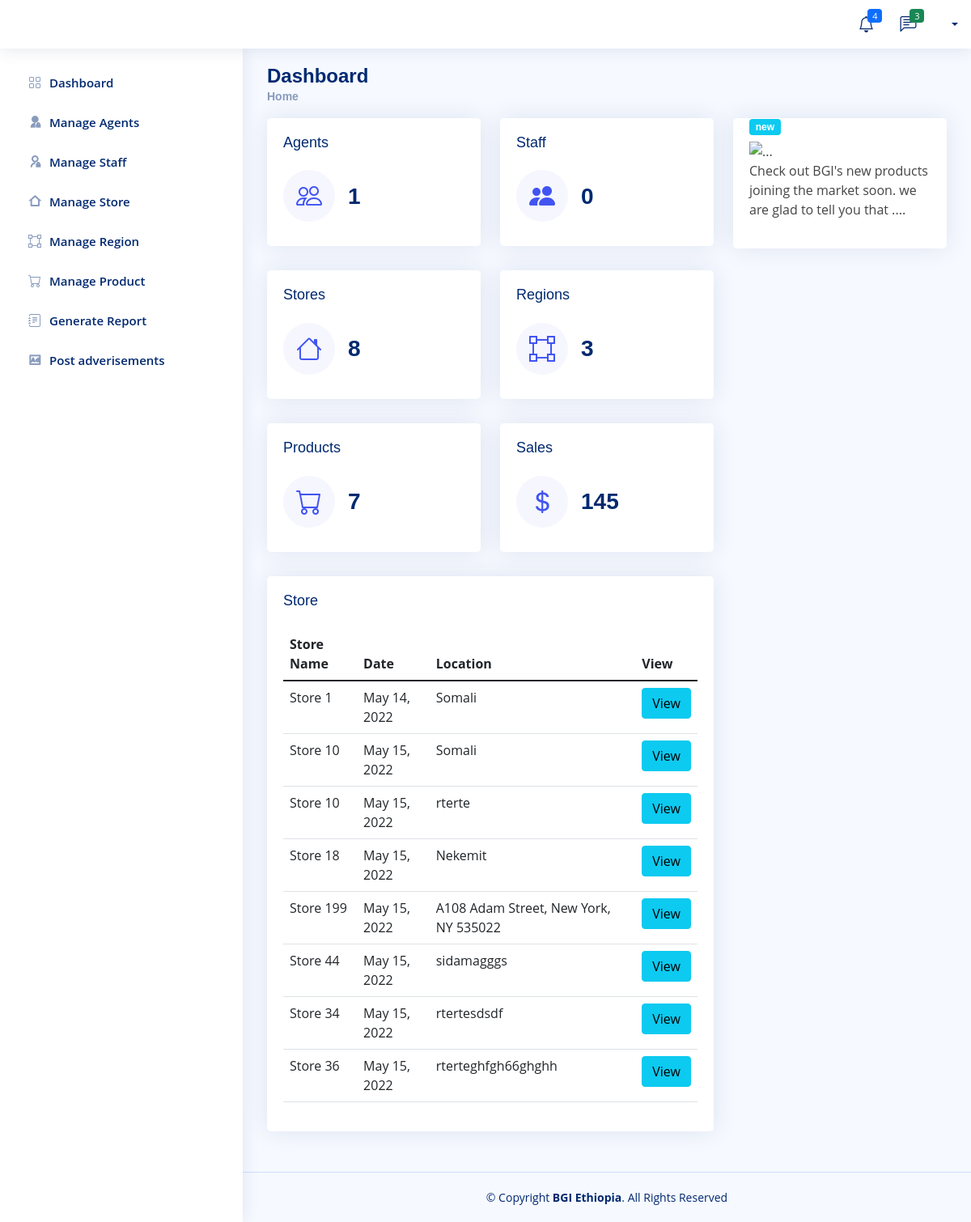
The page /BGI/store_dashboard on the database as committed earlier.
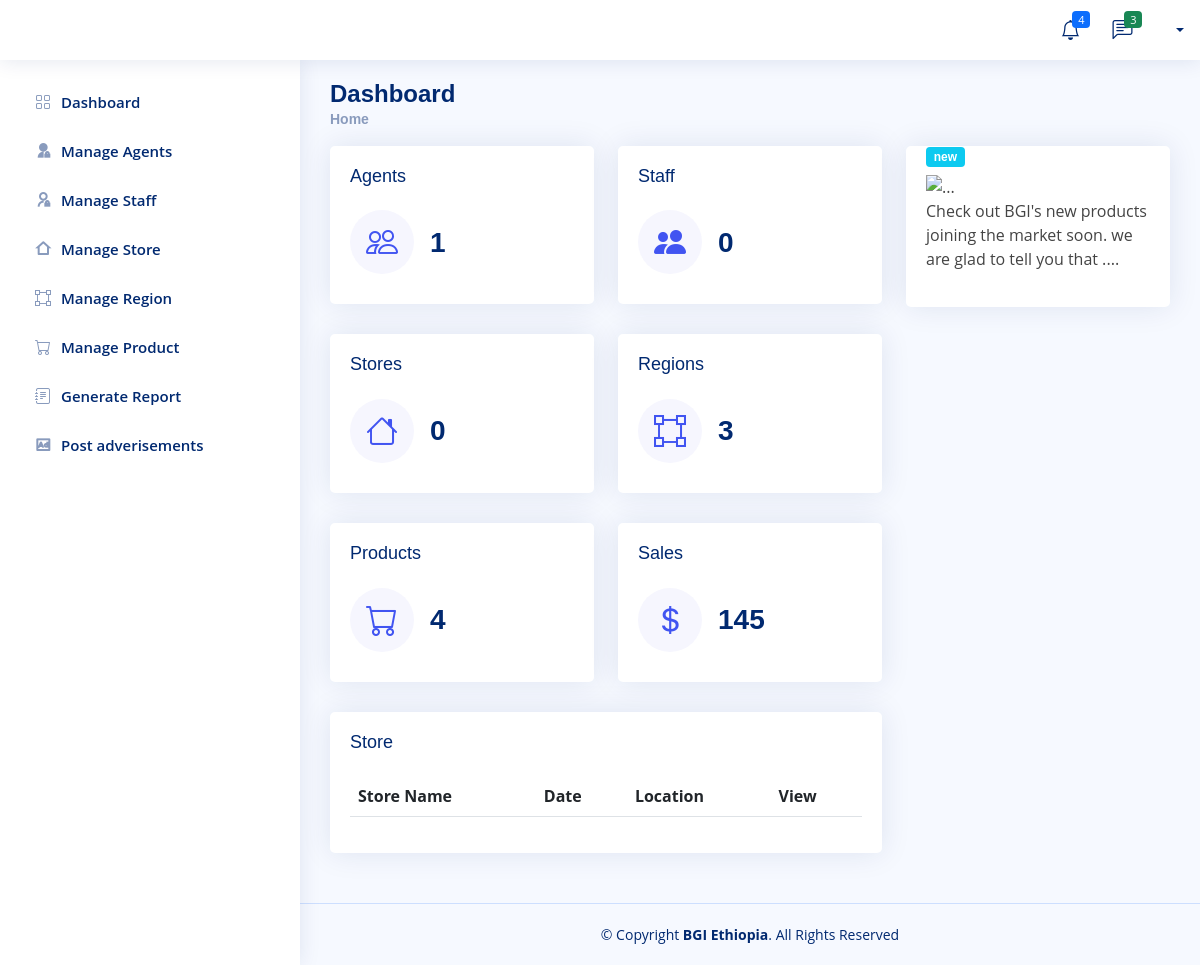
The same page on the database as committed later.
### Company/models.py (models this page shows, shortened)
class Company_Store(models.Model):
    Store_Name = models.CharField(max_length=200, null=True, unique=True)
    Address = models.CharField(max_length=200, null=True)
    date_created = models.DateField(auto_now_add=True, null=True)

### Company/views.py (the view)
# urls.py: path('store_dashboard',views.store_dashboard,name="dashbord-store"),
def store_dashboard(request):
    all_agent = Agent.objects.all()
    S_staff = Company_Store_Manager.objects.all()
    F_staff = Finance_Manager.objects.all()
    total_agent = all_agent.count()
    tottal_staff = S_staff.count() + F_staff.count()
    all_store = Company_Store.objects.all()
    tottal_store = all_store.count()
    all_region = Region.objects.all()
    tottal_region = all_region.count()
    all_product = Product.objects.all()
    tottal_product = all_product.count()
    staff_finance_manager = Finance_Manager.objects.all()
    staff_company_store_manager = Company_Store_Manager.objects.all()
    context = {
        'all_agent' : all_agent,
        'total_agent' :total_agent,
        'tottal_staff' : tottal_staff,
        'all_store' :all_store,
        'tottal_store' : tottal_store,
        'tottal_region': tottal_region,
        'tottal_product' : tottal_product,
        'all_product':all_product,
        'staff_finance_manager' :staff_finance_manager,
        'staff_company_store_manager':staff_company_store_manager,
    }
    return render(request,'Company/dashboard/store.html',context)

### Templates/Company/dashboard/store.html
  {% extends 'Company/dashboard/admin.html'%}
  {% block admin%}
                <div class="card-body">
                    <h5 class="card-title">Store</h5>
                  <table class="table datatable">
                    <thead>
                      <tr>
                        <th scope="col">Store Name</th>
                        <th scope="col">Date</th>
                        <th scope="col">Location</th>
                        <th scope="col">View</th>
                      </tr>
                    </thead>
                    <tbody>
                   {% for store in all_store %}
                      <tr>
                        <td>{{store.Store_Name}}</td>
                        <td>{{store.date_created}}</td>
                        <td>{{store.Address}}</td>
                        <td>  <a href="{% url 'store_detile' store.id %}" class="btn btn-info">View</a></td>
                      </tr>
                  {% endfor %}
                    </tbody>
                  </table>
              </div>
  {% endblock %}

Rows that differ between the two databases and show on the page:
removed Company_Store: Store_Name "Store 1", date_created "May 14, 2022", Address "Somali"
removed Company_Store: Store_Name "Store 10", date_created "May 15, 2022", Address "Somali"
removed Company_Store: Store_Name "Store 10", date_created "May 15, 2022", Address "rterte"
removed Company_Store: Store_Name "Store 18", date_created "May 15, 2022", Address "Nekemit"
removed Company_Store: Store_Name "Store 199", date_created "May 15, 2022", Address "A108 Adam Street, New York, NY 535022"
removed Company_Store: Store_Name "Store 44", date_created "May 15, 2022", Address "sidamagggs"
removed Company_Store: Store_Name "Store 34", date_created "May 15, 2022", Address "rtertesdsdf"
removed Company_Store: Store_Name "Store 36", date_created "May 15, 2022", Address "rterteghfgh66ghghh"
Other text that changed with them:
{{ tottal_store }}: "8" → "0"
{{ tottal_product }}: "7" → "4"
